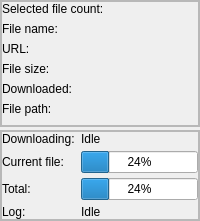
                   <widget class="QWidget" name="page">
                    <layout class="QVBoxLayout" name="verticalLayout_5" stretch="2,2">
                     <property name="spacing">
                      <number>3</number>
                     </property>
                     <property name="leftMargin">
                      <number>0</number>
                     </property>
                     <property name="topMargin">
                      <number>0</number>
                     </property>
                     <property name="rightMargin">
                      <number>0</number>
                     </property>
                     <property name="bottomMargin">
                      <number>0</number>
                     </property>
                     <item>
                      <widget class="QFrame" name="frame_12">
                       <property name="frameShape">
                        <enum>QFrame::StyledPanel</enum>
                       </property>
                       <property name="frameShadow">
                        <enum>QFrame::Raised</enum>
                       </property>
                       <layout class="QHBoxLayout" name="horizontalLayout_5" stretch="4">
                        <property name="spacing">
                         <number>0</number>
                        </property>
                        <property name="leftMargin">
                         <number>0</number>
                        </property>
                        <property name="topMargin">
                         <number>0</number>
                        </property>
                        <property name="rightMargin">
                         <number>0</number>
                        </property>
                        <property name="bottomMargin">
                         <number>0</number>
                        </property>
                        <item>
                         <widget class="QFrame" name="frame_16">
                          <property name="frameShape">
                           <enum>QFrame::StyledPanel</enum>
                          </property>
                          <property name="frameShadow">
                           <enum>QFrame::Raised</enum>
                          </property>
                          <layout class="QFormLayout" name="formLayout_2">
                           <property name="formAlignment">
                            <set>Qt::AlignLeading|Qt::AlignLeft|Qt::AlignVCenter</set>
                           </property>
                           <property name="leftMargin">
                            <number>0</number>
                           </property>
                           <property name="topMargin">
                            <number>0</number>
                           </property>
                           <property name="rightMargin">
                            <number>0</number>
                           </property>
                           <item row="0" column="0">
                            <widget class="QLabel" name="label_10">
                             <property name="text">
                              <string>Selected file count:</string>
                             </property>
                            </widget>
                           </item>
                           <item row="0" column="1">
                            <widget class="QLabel" name="file_count_txt">
                             <property name="text">
                              <string/>
                             </property>
                             <property name="wordWrap">
                              <bool>true</bool>
                             </property>
                            </widget>
                           </item>
                           <item row="1" column="0">
                            <widget class="QLabel" name="label_12">
                             <property name="text">
                              <string>File name:</string>
                             </property>
                            </widget>
                           </item>
                           <item row="1" column="1">
                            <widget class="QLabel" name="file_name_txt">
                             <property name="text">
                              <string/>
                             </property>
                             <property name="wordWrap">
                              <bool>true</bool>
                             </property>
                            </widget>
                           </item>
                           <item row="2" column="0">
                            <widget class="QLabel" name="label_13">
                             <property name="text">
                              <string>URL:</string>
                             </property>
                            </widget>
                           </item>
                           <item row="2" column="1">
                            <widget class="QLabel" name="url_txt">
                             <property name="text">
                              <string/>
                             </property>
                             <property name="wordWrap">
                              <bool>true</bool>
                             </property>
                            </widget>
                           </item>
                           <item row="3" column="0">
                            <widget class="QLabel" name="label_15">
                             <property name="text">
                              <string>File size:</string>
                             </property>
                            </widget>
                           </item>
                           <item row="3" column="1">
                            <widget class="QLabel" name="file_size_txt">
                             <property name="text">
                              <string/>
                             </property>
                             <property name="wordWrap">
                              <bool>true</bool>
                             </property>
                            </widget>
                           </item>
                           <item row="4" column="0">
                            <widget class="QLabel" name="label_17">
                             <property name="text">
                              <string>Downloaded:</string>
                             </property>
                            </widget>
                           </item>
                           <item row="4" column="1">
                            <widget class="QLabel" name="downloaded_txt">
                             <property name="text">
                              <string/>
                             </property>
                             <property name="wordWrap">
                              <bool>true</bool>
                             </property>
                            </widget>
                           </item>
                           <item row="5" column="0">
                            <widget class="QLabel" name="label_20">
                             <property name="text">
                              <string>File path:</string>
                             </property>
                            </widget>
                           </item>
                           <item row="5" column="1">
                            <widget class="QLabel" name="filepath_txt">
                             <property name="text">
                              <string/>
                             </property>
                             <property name="wordWrap">
                              <bool>true</bool>
                             </property>
                            </widget>
                           </item>
                          </layout>
                         </widget>
                        </item>
                       </layout>
                      </widget>
                     </item>
                     <item>
                      <widget class="QFrame" name="frame_13">
                       <property name="styleSheet">
                        <string notr="true"/>
                       </property>
                       <property name="frameShape">
                        <enum>QFrame::StyledPanel</enum>
                       </property>
                       <property name="frameShadow">
                        <enum>QFrame::Raised</enum>
                       </property>
                       <layout class="QVBoxLayout" name="verticalLayout_6">
                        <property name="spacing">
                         <number>3</number>
                        </property>
                        <property name="leftMargin">
                         <number>0</number>
                        </property>
                        <property name="topMargin">
                         <number>0</number>
                        </property>
                        <property name="rightMargin">
                         <number>0</number>
                        </property>
                        <property name="bottomMargin">
                         <number>0</number>
                        </property>
                        <item>
                         <widget class="QFrame" name="frame_15">
                          <property name="minimumSize">
                           <size>
                            <width>0</width>
                            <height>0</height>
                           </size>
                          </property>
                          <property name="frameShape">
                           <enum>QFrame::StyledPanel</enum>
                          </property>
                          <property name="frameShadow">
                           <enum>QFrame::Raised</enum>
                          </property>
                          <layout class="QFormLayout" name="formLayout">
                           <property name="labelAlignment">
                            <set>Qt::AlignLeading|Qt::AlignLeft|Qt::AlignVCenter</set>
                           </property>
                           <property name="formAlignment">
                            <set>Qt::AlignLeading|Qt::AlignLeft|Qt::AlignVCenter</set>
                           </property>
                           <property name="horizontalSpacing">
                            <number>3</number>
                           </property>
                           <property name="verticalSpacing">
                            <number>5</number>
                           </property>
                           <property name="leftMargin">
                            <number>0</number>
                           </property>
                           <property name="topMargin">
                            <number>0</number>
                           </property>
                           <property name="rightMargin">
                            <number>0</number>
                           </property>
                           <property name="bottomMargin">
                            <number>0</number>
                           </property>
                           <item row="0" column="0">
                            <widget class="QLabel" name="label_5">
                             <property name="text">
                              <string>Downloading: </string>
                             </property>
                            </widget>
                           </item>
                           <item row="0" column="1">
                            <widget class="QLabel" name="download_status_txt">
                             <property name="text">
                              <string>Idle</string>
                             </property>
                            </widget>
                           </item>
                           <item row="1" column="0">
                            <widget class="QLabel" name="label_4">
                             <property name="text">
                              <string>Current file:</string>
                             </property>
                            </widget>
                           </item>
                           <item row="1" column="1">
                            <widget class="QProgressBar" name="progressBar">
                             <property name="styleSheet">
                              <string notr="true"/>
                             </property>
                             <property name="value">
                              <number>24</number>
                             </property>
                            </widget>
                           </item>
                           <item row="2" column="0">
                            <widget class="QLabel" name="label_6">
                             <property name="text">
                              <string>Total:</string>
                             </property>
                            </widget>
                           </item>
                           <item row="2" column="1">
                            <widget class="QProgressBar" name="progressBar_2">
                             <property name="value">
                              <number>24</number>
                             </property>
                            </widget>
                           </item>
                           <item row="3" column="1">
                            <widget class="QLabel" name="log_short_txt">
                             <property name="text">
                              <string>Idle</string>
                             </property>
                            </widget>
                           </item>
                           <item row="3" column="0">
                            <widget class="QLabel" name="label_9">
                             <property name="text">
                              <string>Log:</string>
                             </property>
                            </widget>
                           </item>
                          </layout>
                         </widget>
                        </item>
                       </layout>
                      </widget>
                     </item>
                    </layout>
                   </widget>
